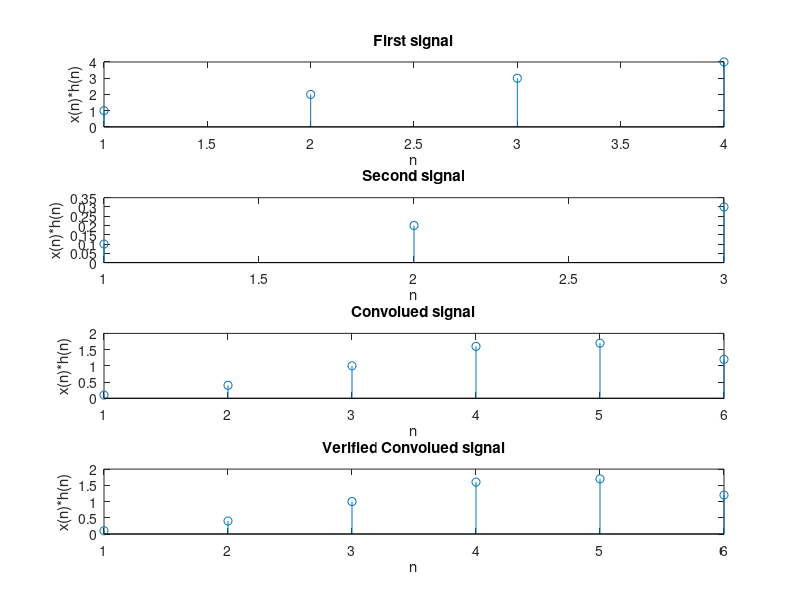

This figure's MATLAB source: (Note: this script raises an error after producing the figure.)
clc;
clear all;

% Input signals
x = [1, 2, 3, 4];
h = [0.1, 0.2, 0.3];

% Lengths of input signals
Nx = length(x);
Nh = length(h);

% Length of convolued signals
N = Nx+Nh-1;

% extend the input signals
x_ext = [x, zeros(1, N - Nx)];
h_ext = [h, zeros(1, N - Nh)];

% Initialize the result array
y = zeros(1, N);

% Perform convolution
X = fft(x_ext);
H = fft(h_ext);
Y = X.*H;
y = ifft(Y);

% To verify the result
a = conv(x,h);

% Plotting the signals

subplot(4,1,1)
stem(x)
title('First signal')
xlabel('n')
ylabel('x(n)*h(n)')

subplot(4,1,2)
stem(h)
title('Second signal')
xlabel('n')
ylabel('x(n)*h(n)')

subplot(4,1,3)
stem(y)
title('Convolued signal')
xlabel('n')
ylabel('x(n)*h(n)')

subplot(4,1,4)
stem(a)
title('Verified Convolued signal')
xlabel('n')
ylabel('x(n)*h(n)')

sgtitle('Sushant Kumar 102115212')